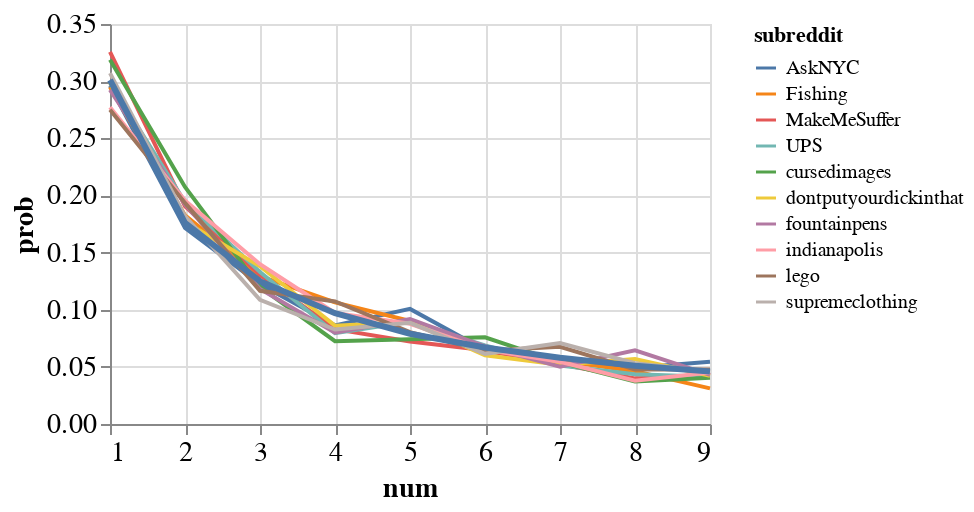

Here is the notebook cell this chart was saved with:
### Markdown cell above
#### See what we're working with by plotting some of the curves

### Code cell
wide_counts = wide_counts.sort_values('log_likelihood', ascending=False).reset_index(drop=True)
# wide_counts = wide_counts.sort_values('kl_divergence').reset_index(drop=True)

select_subs = wide_counts.iloc[:10]['subreddit']
# select_subs = ['science', 'pics', 'personalfinance', 'politics']
sub_counts = num_counts[num_counts['subreddit'].isin(select_subs)]

selector = alt.selection_multi(fields=['subreddit'], bind='legend')

plot = alt.Chart(sub_counts).mark_line().encode(
    x=alt.X('num'),
    y=alt.Y('prob'),
    color=alt.Color('subreddit', sort=alt.EncodingSortField('log_likelihood')),
    opacity=alt.condition(selector, alt.value(1), alt.value(0))
    ).add_selection(selector
    ).properties(width=300, height=200)

benny_plot = alt.Chart(benford_prob).mark_line(strokeWidth=3).encode(
    x=alt.X('num'),
    y=alt.Y('prob'))
    

(plot + benny_plot).configure_axis(labelFontSize=14, titleFontSize=14)

### Figure 1 — Vega-Lite specification as saved in the notebook (floating-point values rounded to 4 significant figures)
{"config": {"view": {"continuousWidth": 400, "continuousHeight": 300}, "axis": {"labelFontSize": 14, "titleFontSize": 14}}, "layer": [{"data": {"name": "data-d7035f04308ebdaad2d394bb1cde405c"}, "mark": "line", "encoding": {"color": {"type": "nominal", "field": "subreddit", "sort": {"field": "log_likelihood"}}, "opacity": {"condition": {"value": 1, "selection": "selector002"}, "value": 0}, "x": {"type": "quantitative", "field": "num"}, "y": {"type": "quantitative", "field": "prob"}}, "height": 200, "selection": {"selector002": {"type": "multi", "fields": ["subreddit"], "bind": "legend"}}, "width": 300}, {"data": {"name": "data-7533a07dfb0be88df58459c6df098563"}, "mark": {"type": "line", "strokeWidth": 3}, "encoding": {"x": {"type": "quantitative", "field": "num"}, "y": {"type": "quantitative", "field": "prob"}}}], "$schema": "https://vega.github.io/schema/vega-lite/v4.0.2.json", "datasets": {"data-d7035f04308ebdaad2d394bb1cde405c": [{"subreddit": "AskNYC", "num": 1, "count": 288.0, "total": 973.0, "prob": 0.296}, {"subreddit": "AskNYC", "num": 2, "count": 167.0, "total": 973.0, "prob": 0.1716}, {"subreddit": "AskNYC", "num": 3, "count": 119.0, "total": 973.0, "prob": 0.1223}, {"subreddit": "AskNYC", "num": 4, "count": 84.0, "total": 973.0, "prob": 0.08633}, {"subreddit": "AskNYC", "num": 5, "count": 98.0, "total": 973.0, "prob": 0.1007}, {"subreddit": "AskNYC", "num": 6, "count": 63.0, "total": 973.0, "prob": 0.06475}, {"subreddit": "AskNYC", "num": 7, "count": 53.0, "total": 973.0, "prob": 0.05447}, {"subreddit": "AskNYC", "num": 8, "count": 48.0, "total": 973.0, "prob": 0.04933}, {"subreddit": "AskNYC", "num": 9, "count": 53.0, "total": 973.0, "prob": 0.05447}, {"subreddit": "Fishing", "num": 1, "count": 255.0, "total": 865.0, "prob": 0.2948}, {"subreddit": "Fishing", "num": 2, "count": 158.0, "total": 865.0, "prob": 0.1827}, {"subreddit": "Fishing", "num": 3, "count": 112.0, "total": 865.0, "prob": 0.1295}, {"subreddit": "Fishing", "num": 4, "count": 92.0, "total": 865.0, "prob": 0.1064}, {"subreddit": "Fishing", "num": 5, "count": 78.0, "total": 865.0, "prob": 0.09017}, {"subreddit": "Fishing", "num": 6, "count": 55.0, "total": 865.0, "prob": 0.06358}, {"subreddit": "Fishing", "num": 7, "count": 48.0, "total": 865.0, "prob": 0.05549}, {"subreddit": "Fishing", "num": 8, "count": 40.0, "total": 865.0, "prob": 0.04624}, {"subreddit": "Fishing", "num": 9, "count": 27.0, "total": 865.0, "prob": 0.03121}, {"subreddit": "MakeMeSuffer", "num": 1, "count": 212.0, "total": 651.0, "prob": 0.3257}, {"subreddit": "MakeMeSuffer", "num": 2, "count": 124.0, "total": 651.0, "prob": 0.1905}, {"subreddit": "MakeMeSuffer", "num": 3, "count": 85.0, "total": 651.0, "prob": 0.1306}, {"subreddit": "MakeMeSuffer", "num": 4, "count": 54.0, "total": 651.0, "prob": 0.08295}, {"subreddit": "MakeMeSuffer", "num": 5, "count": 47.0, "total": 651.0, "prob": 0.0722}, {"subreddit": "MakeMeSuffer", "num": 6, "count": 42.0, "total": 651.0, "prob": 0.06452}, {"subreddit": "MakeMeSuffer", "num": 7, "count": 34.0, "total": 651.0, "prob": 0.05223}, {"subreddit": "MakeMeSuffer", "num": 8, "count": 26.0, "total": 651.0, "prob": 0.03994}, {"subreddit": "MakeMeSuffer", "num": 9, "count": 27.0, "total": 651.0, "prob": 0.04147}, {"subreddit": "UPS", "num": 1, "count": 274.0, "total": 917.0, "prob": 0.2988}, {"subreddit": "UPS", "num": 2, "count": 178.0, "total": 917.0, "prob": 0.1941}, {"subreddit": "UPS", "num": 3, "count": 122.0, "total": 917.0, "prob": 0.133}, {"subreddit": "UPS", "num": 4, "count": 73.0, "total": 917.0, "prob": 0.07961}, {"subreddit": "UPS", "num": 5, "count": 82.0, "total": 917.0, "prob": 0.08942}, {"subreddit": "UPS", "num": 6, "count": 63.0, "total": 917.0, "prob": 0.0687}, {"subreddit": "UPS", "num": 7, "count": 47.0, "total": 917.0, "prob": 0.05125}, {"subreddit": "UPS", "num": 8, "count": 40.0, "total": 917.0, "prob": 0.04362}, {"subreddit": "UPS", "num": 9, "count": 38.0, "total": 917.0, "prob": 0.04144}, {"subreddit": "cursedimages", "num": 1, "count": 189.0, "total": 593.0, "prob": 0.3187}, {"subreddit": "cursedimages", "num": 2, "count": 123.0, "total": 593.0, "prob": 0.2074}, {"subreddit": "cursedimages", "num": 3, "count": 71.0, "total": 593.0, "prob": 0.1197}, {"subreddit": "cursedimages", "num": 4, "count": 43.0, "total": 593.0, "prob": 0.07251}, {"subreddit": "cursedimages", "num": 5, "count": 44.0, "total": 593.0, "prob": 0.0742}, {"subreddit": "cursedimages", "num": 6, "count": 45.0, "total": 593.0, "prob": 0.07589}, {"subreddit": "cursedimages", "num": 7, "count": 32.0, "total": 593.0, "prob": 0.05396}, {"subreddit": "cursedimages", "num": 8, "count": 22.0, "total": 593.0, "prob": 0.0371}, {"subreddit": "cursedimages", "num": 9, "count": 24.0, "total": 593.0, "prob": 0.04047}, {"subreddit": "dontputyourdickinthat", "num": 1, "count": 184.0, "total": 616.0, "prob": 0.2987}, {"subreddit": "dontputyourdickinthat", "num": 2, "count": 109.0, "total": 616.0, "prob": 0.1769}, {"subreddit": "dontputyourdickinthat", "num": 3, "count": 85.0, "total": 616.0, "prob": 0.138}, {"subreddit": "dontputyourdickinthat", "num": 4, "count": 53.0, "total": 616.0, "prob": 0.08604}, {"subreddit": "dontputyourdickinthat", "num": 5, "count": 55.0, "total": 616.0, "prob": 0.08929}, {"subreddit": "dontputyourdickinthat", "num": 6, "count": 37.0, "total": 616.0, "prob": 0.06006}, {"subreddit": "dontputyourdickinthat", "num": 7, "count": 32.0, "total": 616.0, "prob": 0.05195}, {"subreddit": "dontputyourdickinthat", "num": 8, "count": 35.0, "total": 616.0, "prob": 0.05682}, {"subreddit": "dontputyourdickinthat", "num": 9, "count": 26.0, "total": 616.0, "prob": 0.04221}, {"subreddit": "fountainpens", "num": 1, "count": 245.0, "total": 838.0, "prob": 0.2924}, {"subreddit": "fountainpens", "num": 2, "count": 161.0, "total": 838.0, "prob": 0.1921}, {"subreddit": "fountainpens", "num": 3, "count": 99.0, "total": 838.0, "prob": 0.1181}, {"subreddit": "fountainpens", "num": 4, "count": 67.0, "total": 838.0, "prob": 0.07995}, {"subreddit": "fountainpens", "num": 5, "count": 77.0, "total": 838.0, "prob": 0.09189}, {"subreddit": "fountainpens", "num": 6, "count": 57.0, "total": 838.0, "prob": 0.06802}, {"subreddit": "fountainpens", "num": 7, "count": 42.0, "total": 838.0, "prob": 0.05012}, {"subreddit": "fountainpens", "num": 8, "count": 54.0, "total": 838.0, "prob": 0.06444}, {"subreddit": "fountainpens", "num": 9, "count": 36.0, "total": 838.0, "prob": 0.04296}, {"subreddit": "indianapolis", "num": 1, "count": 234.0, "total": 844.0, "prob": 0.2773}, {"subreddit": "indianapolis", "num": 2, "count": 165.0, "total": 844.0, "prob": 0.1955}, {"subreddit": "indianapolis", "num": 3, "count": 118.0, "total": 844.0, "prob": 0.1398}, {"subreddit": "indianapolis", "num": 4, "count": 82.0, "total": 844.0, "prob": 0.09716}, {"subreddit": "indianapolis", "num": 5, "count": 74.0, "total": 844.0, "prob": 0.08768}, {"subreddit": "indianapolis", "num": 6, "count": 55.0, "total": 844.0, "prob": 0.06517}, {"subreddit": "indianapolis", "num": 7, "count": 46.0, "total": 844.0, "prob": 0.0545}, {"subreddit": "indianapolis", "num": 8, "count": 32.0, "total": 844.0, "prob": 0.03791}, {"subreddit": "indianapolis", "num": 9, "count": 38.0, "total": 844.0, "prob": 0.04502}, {"subreddit": "lego", "num": 1, "count": 236.0, "total": 858.0, "prob": 0.2751}, {"subreddit": "lego", "num": 2, "count": 166.0, "total": 858.0, "prob": 0.1935}, {"subreddit": "lego", "num": 3, "count": 100.0, "total": 858.0, "prob": 0.1166}, {"subreddit": "lego", "num": 4, "count": 92.0, "total": 858.0, "prob": 0.1072}, {"subreddit": "lego", "num": 5, "count": 69.0, "total": 858.0, "prob": 0.08042}, {"subreddit": "lego", "num": 6, "count": 55.0, "total": 858.0, "prob": 0.0641}, {"subreddit": "lego", "num": 7, "count": 58.0, "total": 858.0, "prob": 0.0676}, {"subreddit": "lego", "num": 8, "count": 41.0, "total": 858.0, "prob": 0.04779}, {"subreddit": "lego", "num": 9, "count": 41.0, "total": 858.0, "prob": 0.04779}, {"subreddit": "supremeclothing", "num": 1, "count": 260.0, "total": 847.0, "prob": 0.307}, {"subreddit": "supremeclothing", "num": 2, "count": 154.0, "total": 847.0, "prob": 0.1818}, {"subreddit": "supremeclothing", "num": 3, "count": 92.0, "total": 847.0, "prob": 0.1086}, {"subreddit": "supremeclothing", "num": 4, "count": 70.0, "total": 847.0, "prob": 0.08264}, {"subreddit": "supremeclothing", "num": 5, "count": 75.0, "total": 847.0, "prob": 0.08855}, {"subreddit": "supremeclothing", "num": 6, "count": 52.0, "total": 847.0, "prob": 0.06139}, {"subreddit": "supremeclothing", "num": 7, "count": 60.0, "total": 847.0, "prob": 0.07084}, {"subreddit": "supremeclothing", "num": 8, "count": 45.0, "total": 847.0, "prob": 0.05313}, {"subreddit": "supremeclothing", "num": 9, "count": 39.0, "total": 847.0, "prob": 0.04604}], "data-7533a07dfb0be88df58459c6df098563": [{"num": 1, "prob": 0.301, "dataset": "benford_prob", "b_count": 341}, {"num": 2, "prob": 0.176, "dataset": "benford_prob", "b_count": 199}, {"num": 3, "prob": 0.125, "dataset": "benford_prob", "b_count": 141}, {"num": 4, "prob": 0.097, "dataset": "benford_prob", "b_count": 110}, {"num": 5, "prob": 0.079, "dataset": "benford_prob", "b_count": 89}, {"num": 6, "prob": 0.067, "dataset": "benford_prob", "b_count": 76}, {"num": 7, "prob": 0.058, "dataset": "benford_prob", "b_count": 65}, {"num": 8, "prob": 0.051, "dataset": "benford_prob", "b_count": 57}, {"num": 9, "prob": 0.046, "dataset": "benford_prob", "b_count": 52}]}}
